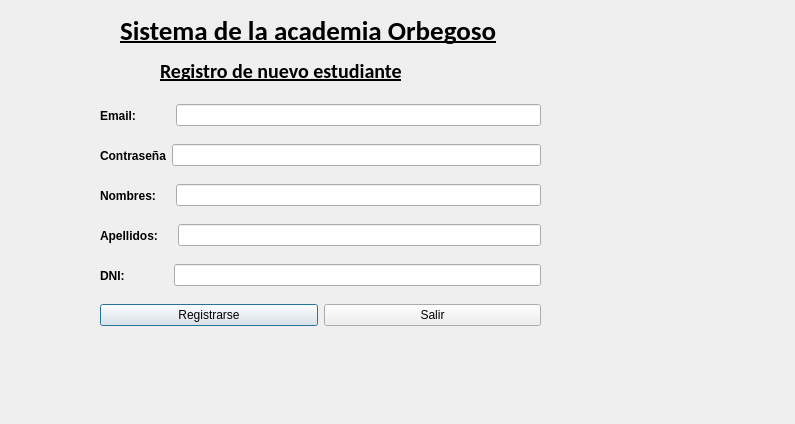
<?xml version="1.0" encoding="UTF-8"?>
<ui version="4.0">
 <class>registerDialog</class>
 <widget class="QDialog" name="registerDialog">
  <property name="geometry">
   <rect>
    <x>0</x>
    <y>0</y>
    <width>795</width>
    <height>424</height>
   </rect>
  </property>
  <property name="windowTitle">
   <string>Dialog</string>
  </property>
  <widget class="QWidget" name="horizontalLayoutWidget">
   <property name="geometry">
    <rect>
     <x>100</x>
     <y>100</y>
     <width>441</width>
     <height>31</height>
    </rect>
   </property>
   <layout class="QHBoxLayout" name="horizontalLayout_4">
    <item>
     <widget class="QLabel" name="emailLabel">
      <property name="font">
       <font>
        <weight>75</weight>
        <bold>true</bold>
       </font>
      </property>
      <property name="text">
       <string>Email:          </string>
      </property>
     </widget>
    </item>
    <item>
     <widget class="QLineEdit" name="emailLineEdit"/>
    </item>
   </layout>
  </widget>
  <widget class="QLabel" name="label">
   <property name="geometry">
    <rect>
     <x>120</x>
     <y>10</y>
     <width>391</width>
     <height>41</height>
    </rect>
   </property>
   <property name="font">
    <font>
     <family>Calibri</family>
     <pointsize>20</pointsize>
     <weight>75</weight>
     <bold>true</bold>
     <underline>true</underline>
    </font>
   </property>
   <property name="text">
    <string>Sistema de la academia Orbegoso</string>
   </property>
  </widget>
  <widget class="QWidget" name="horizontalLayoutWidget_3">
   <property name="geometry">
    <rect>
     <x>100</x>
     <y>300</y>
     <width>441</width>
     <height>31</height>
    </rect>
   </property>
   <layout class="QHBoxLayout" name="horizontalLayout_5">
    <item>
     <widget class="QPushButton" name="registerPushButton">
      <property name="text">
       <string>Registrarse</string>
      </property>
     </widget>
    </item>
    <item>
     <widget class="QPushButton" name="exitPushButton">
      <property name="text">
       <string>Salir</string>
      </property>
     </widget>
    </item>
   </layout>
  </widget>
  <widget class="QWidget" name="horizontalLayoutWidget">
   <property name="geometry">
    <rect>
     <x>100</x>
     <y>140</y>
     <width>441</width>
     <height>31</height>
    </rect>
   </property>
   <layout class="QHBoxLayout" name="horizontalLayout_6">
    <item>
     <widget class="QLabel" name="passwordLabel">
      <property name="font">
       <font>
        <weight>75</weight>
        <bold>true</bold>
       </font>
      </property>
      <property name="text">
       <string>Contraseña</string>
      </property>
     </widget>
    </item>
    <item>
     <widget class="QLineEdit" name="passwordLineEdit"/>
    </item>
   </layout>
  </widget>
  <widget class="QLabel" name="label_2">
   <property name="geometry">
    <rect>
     <x>160</x>
     <y>50</y>
     <width>391</width>
     <height>41</height>
    </rect>
   </property>
   <property name="font">
    <font>
     <family>Calibri</family>
     <pointsize>15</pointsize>
     <weight>75</weight>
     <bold>true</bold>
     <underline>true</underline>
    </font>
   </property>
   <property name="text">
    <string>Registro de nuevo estudiante</string>
   </property>
  </widget>
  <widget class="QWidget" name="horizontalLayoutWidget_4">
   <property name="geometry">
    <rect>
     <x>100</x>
     <y>180</y>
     <width>441</width>
     <height>31</height>
    </rect>
   </property>
   <layout class="QHBoxLayout" name="horizontalLayout_8">
    <item>
     <widget class="QLabel" name="firstNameLabel">
      <property name="font">
       <font>
        <weight>75</weight>
        <bold>true</bold>
       </font>
      </property>
      <property name="text">
       <string>Nombres:    </string>
      </property>
     </widget>
    </item>
    <item>
     <widget class="QLineEdit" name="firstNameLineEdit"/>
    </item>
   </layout>
  </widget>
  <widget class="QWidget" name="horizontalLayoutWidget_5">
   <property name="geometry">
    <rect>
     <x>100</x>
     <y>220</y>
     <width>441</width>
     <height>31</height>
    </rect>
   </property>
   <layout class="QHBoxLayout" name="horizontalLayout_9">
    <item>
     <widget class="QLabel" name="lastNameLabel">
      <property name="font">
       <font>
        <weight>75</weight>
        <bold>true</bold>
       </font>
      </property>
      <property name="text">
       <string>Apellidos:    </string>
      </property>
     </widget>
    </item>
    <item>
     <widget class="QLineEdit" name="lastNameLineEdit"/>
    </item>
   </layout>
  </widget>
  <widget class="QWidget" name="horizontalLayoutWidget_6">
   <property name="geometry">
    <rect>
     <x>100</x>
     <y>260</y>
     <width>441</width>
     <height>31</height>
    </rect>
   </property>
   <layout class="QHBoxLayout" name="horizontalLayout_10">
    <item>
     <widget class="QLabel" name="dniLabel">
      <property name="font">
       <font>
        <weight>75</weight>
        <bold>true</bold>
       </font>
      </property>
      <property name="text">
       <string>DNI:             </string>
      </property>
     </widget>
    </item>
    <item>
     <widget class="QLineEdit" name="dniLineEdit"/>
    </item>
   </layout>
  </widget>
 </widget>
 <resources/>
 <connections/>
</ui>
